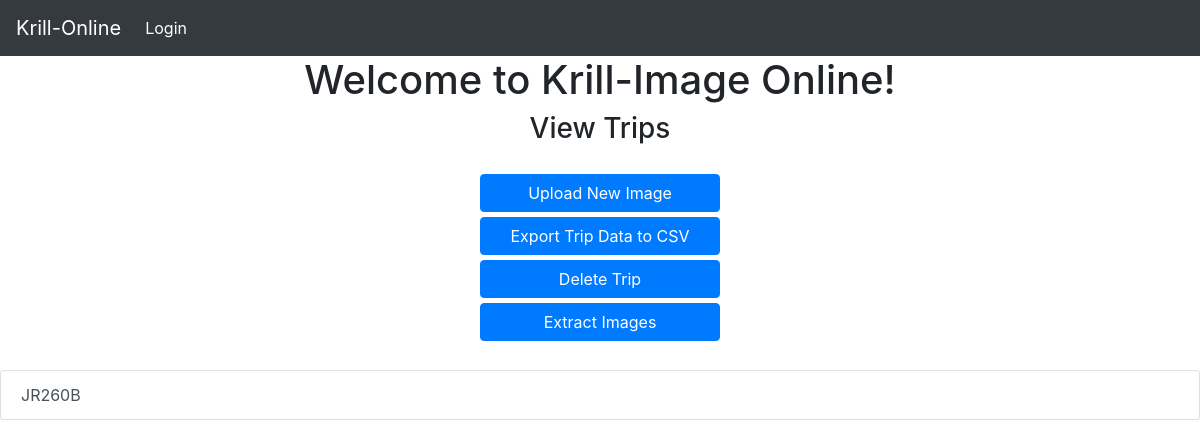
Before: /view_trips/ with the older database file.
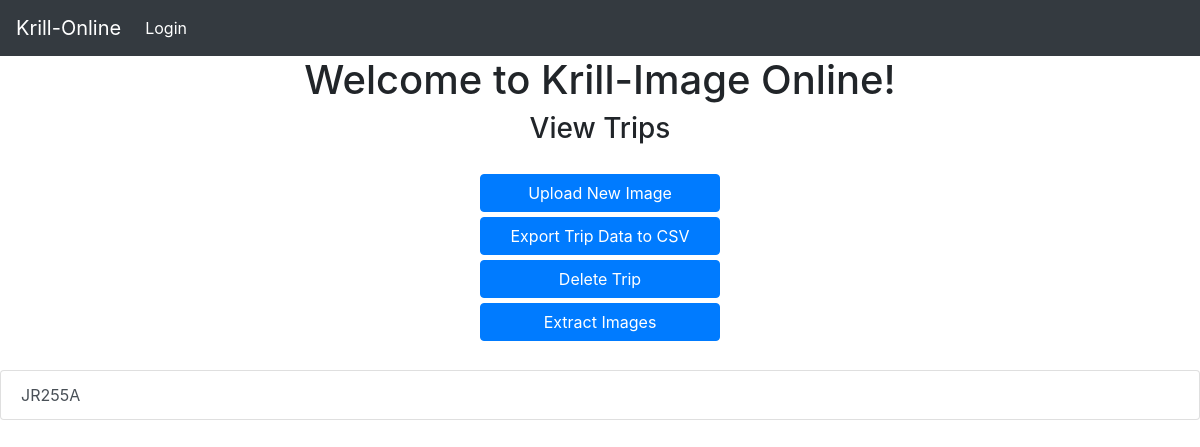
After: the same page with the newer database file.
### KrillApp/models.py (models this page shows, shortened)
class Trip(models.Model):
    trip_name = models.CharField(primary_key=True, max_length=100, unique=True)
    user = models.ForeignKey(User, on_delete=models.CASCADE, null=False)
    created_on = models.DateTimeField(default=datetime.now)

### KrillApp/views.py (the view)
# urls.py: path("view_trips/", views.Get_User_Trips, name='view_trips'),
def Get_User_Trips(request):
    sql = 'SELECT * FROM Krillapp_trip;'
    trip_list = []
    trips = Trip.objects.raw(sql)
    for trip in trips:
        trip_list.append(str(trip.trip_name))
    return render(request, 'view_trips.html', {'trip_list': trip_list})

### KrillApp/templates/view_trips.html (shortened to what this page needs)
{% extends 'base.html' %} {% load static %} {% block title %}Home{% endblock %}
{% block content %}
<link
  rel="stylesheet"
  type="text/css"
  href="{% static 'KrillApp/view_trips.css' %}"
/>
<h3>View Trips</h3>
<br />
<div id="view_trips_buttons">
  <a
    style="display:block"
    id="trip_button"
    class="btn btn-primary"
    href="{% url 'upload_image_to_trip' %}"
    >Upload New Image
  </a>
  <a
    style="display:block"
    id="export_to_csv"
    onclick="export_trip_to_csv()"
    class="btn btn-primary"
    >Export Trip Data to CSV</a
  >
  <a
    style="display:block"
    id="delete_trip"
    ajax-url="{% url 'delete_trip' %}"
    class="btn btn-primary"
    >Delete Trip
  </a>
  <a
    style="display:block"
    id="extract_images"
    ajax-url="{% url 'extract_images' %}"
    class="btn btn-primary"
    >Extract Images
  </a>
</div>
<br />
<ul
  ajax-url="{% url 'get_trip_image_list' %}"
  id="trip_list"
  class="list-group"
>
  {% for i in trip_list %}
  <li class="list-group-item list-group-item-action">{{ i }}</li>
  {% endfor %}
</ul>
{% endblock %}

Changed rows visible on the page:
removed Trip: trip_list "JR260B"
added Trip: trip_list "JR255A"
